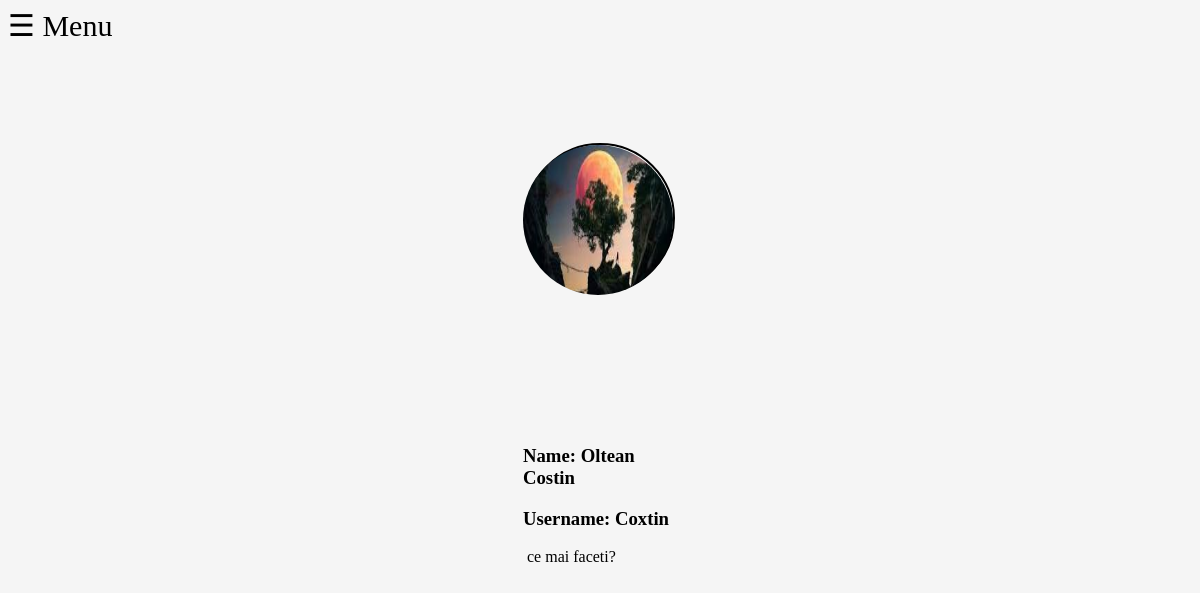
The page /users_proprieties/usersProfile.php (signed in) on the database its author committed.
### tables this page shows
CREATE TABLE `users` (
  `usersId` int NOT NULL,
  `usersFirstName` varchar(100) NOT NULL,
  `usersLastName` varchar(100) NOT NULL,
  `usersUsername` varchar(100) NOT NULL,
  `usersEmail` varchar(100) NOT NULL,
  `usersBirthday` varchar(100) NOT NULL,
  `usersGender` varchar(100) NOT NULL,
  `usersPhone` varchar(100) NOT NULL,
  `usersPwd` varchar(100) NOT NULL,
  `usersDescription` varchar(200) DEFAULT NULL,
  `createdAt` timestamp NULL DEFAULT CURRENT_TIMESTAMP,
  `updatedAt` timestamp NULL DEFAULT NULL
);

### includes_signup_login/code_functions.php (called while the page is built, shortened)
<?php
    global $conn;
    function getNameById(){
        global $conn;
        $sql = "SELECT usersFirstName, usersLastName FROM users WHERE usersId = {$_SESSION['usersId']};";
        $result = mysqli_query($conn, $sql);
        $row = mysqli_fetch_assoc($result);
        return $row['usersFirstName'] . ' ' . $row['usersLastName'];
    }
    function getUsernameById(){
        global $conn;
        $sql = "SELECT usersUsername FROM users WHERE usersId = {$_SESSION['usersId']};";
        $result = mysqli_query($conn, $sql);
        $row = mysqli_fetch_assoc($result);
        return $row['usersUsername'];
    }
    function getContentById(){
        global $conn;
        $sql = "SELECT usersDescription FROM users WHERE usersId = {$_SESSION['usersId']};";
        $result = mysqli_query($conn, $sql);
        if (mysqli_num_rows($result) > 0){
        $row = mysqli_fetch_assoc($result);
            if(empty($row['usersDescription'])){
                echo "Enter a description about yourself";
            }
            else{
                print_r($row['usersDescription']);
            }
            }
        }

### users_proprieties/usersProfile.php (the view, shortened to what this page needs)
<?php require_once("../config.php"); ?>
<?php include('../includes/sidebar.php'); ?>
<?php include('../includes_signup_login/code_functions.php'); ?>
<link rel="stylesheet" href="../static/css/usersProfile.css">
<div class="profile">
<div class = "profile-picture">
    <div class = "profile-name">
        <img src="<?php echo BASE_URL?>/static/images/profile-pictures/<?php echo $_SESSION["usersId"].'.jpg' ?>" alt="pfp">
        <p id = "name"><h3> Name: <?php echo getNameById(); ?></h3></p>
        <p id = "username"><h3> Username: <?php echo getUsernameById() ?></h3></p>
    </div>
    <div class = "content">
        <p><?php echo getContentById(); ?></p>
    </div>
</div>
</div>

### static/css/usersProfile.css (style rules this page uses)
.profile-picture { width: 150px; height: 150px; background-color: #ccc; background-image: url("../images/emptyProfilePicture.jpg"); background-size: cover; border-radius: 50%; margin: 0 auto; border-radius: 50%; border: 2px solid black; box-sizing: border-box; transform: translateY(100px); }
.profile-name { float: right; }
#name { margin-top: 150px; }
img { width:150px; height:150px; background-size: cover; border-radius:75px; }

### rows shown on the page
users: getNameById() "Oltean Costin", usersUsername "Coxtin", usersDescription "ce mai faceti?"
